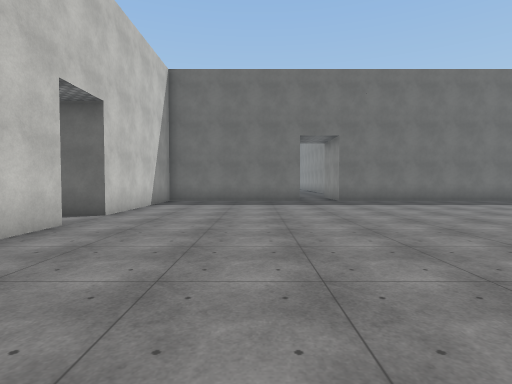
View 1 (above)

24 first-person views from a walk through a Unity game level. The camera is 1.5 m above the floor, tilts 2° down and sees 80° across. Doors are open. The floor is counted in squares, 2 m on a side. Each view is taken from the middle of a square. On the plan, view 1 faces up. The plan holds only what a view shows up to about 10 squares ahead; the rest is blank. The place goes on beyond the plan. The player character is not drawn. Surface patterns are stand-ins for the level's own textures.

View 2
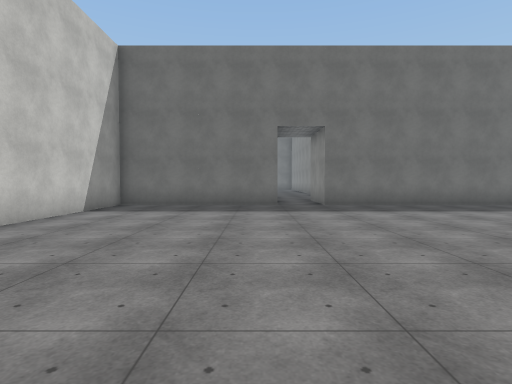

View 3
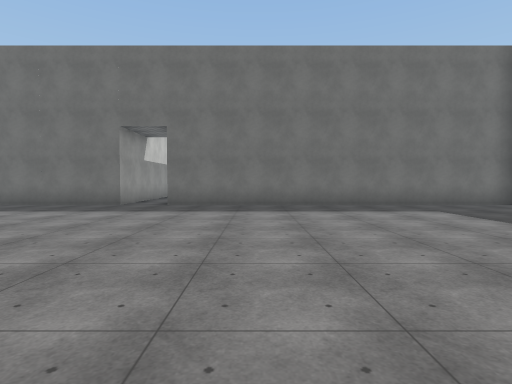

View 4
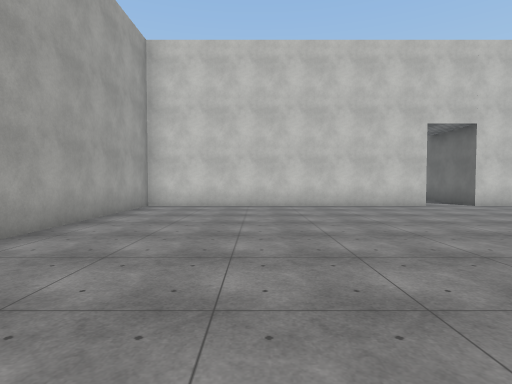

View 5
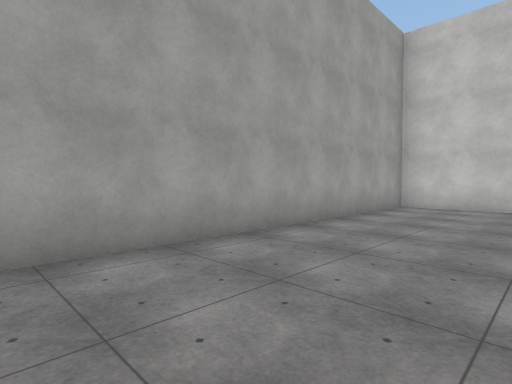

View 6
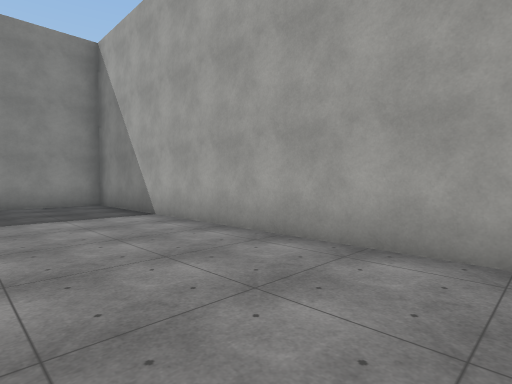

View 7
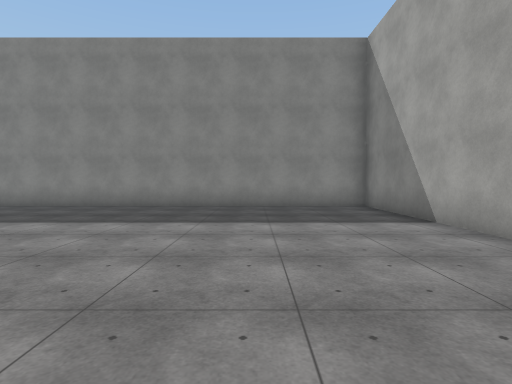

View 8
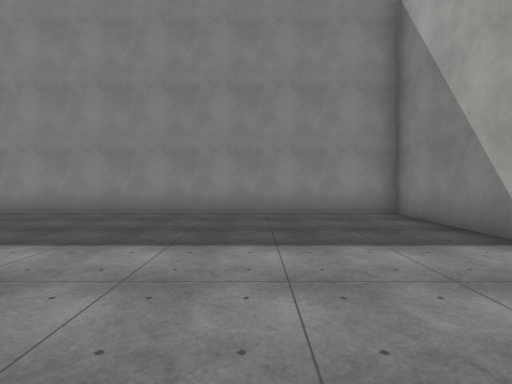

View 9
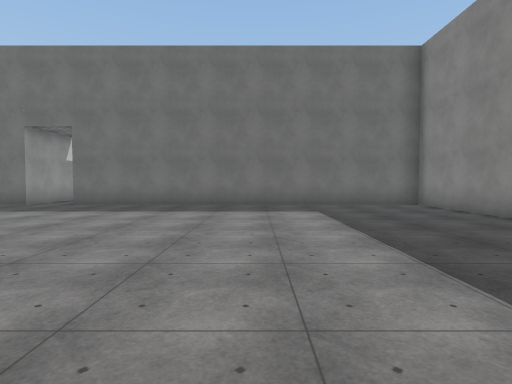

View 10
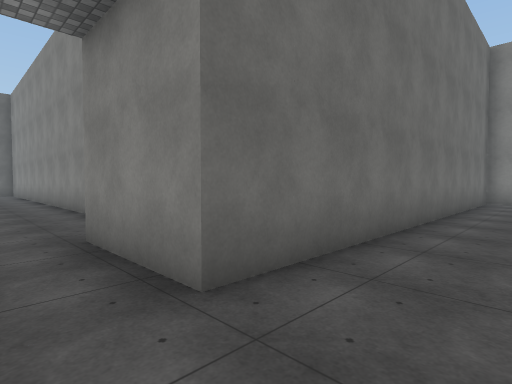

View 11
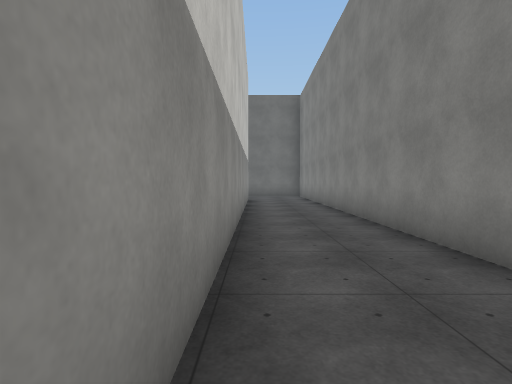

View 12
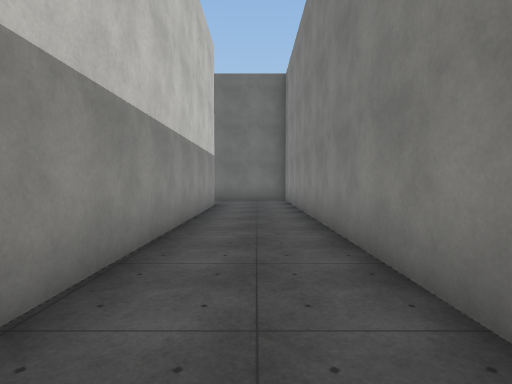

View 13
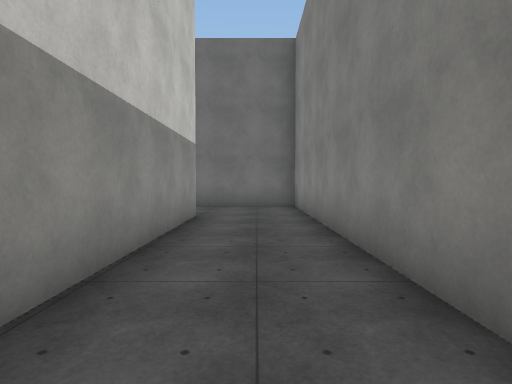

View 14
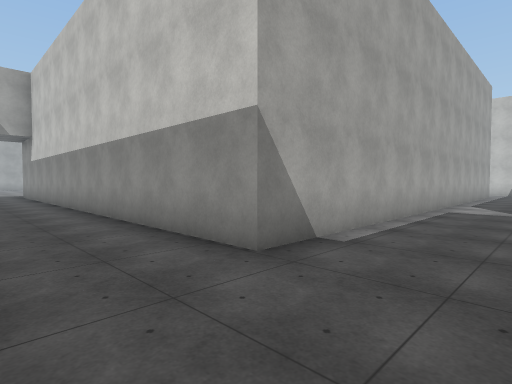

View 15
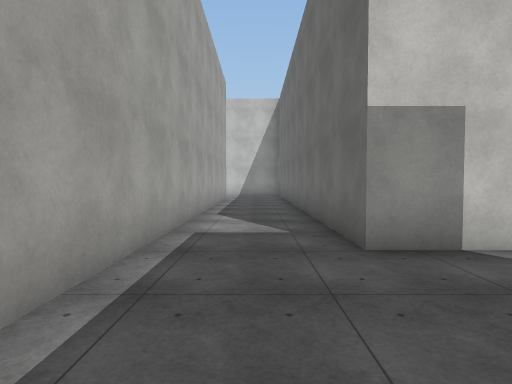

View 16
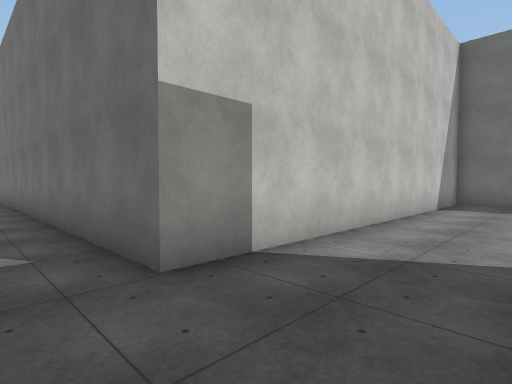

View 17
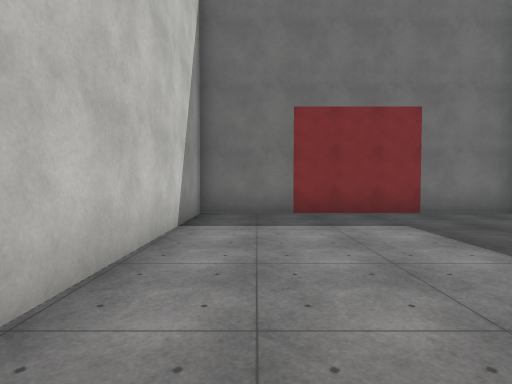

View 18
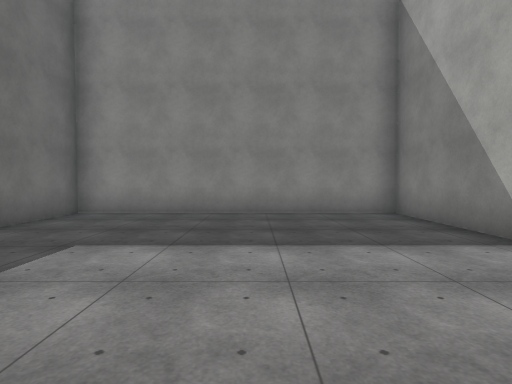

View 19
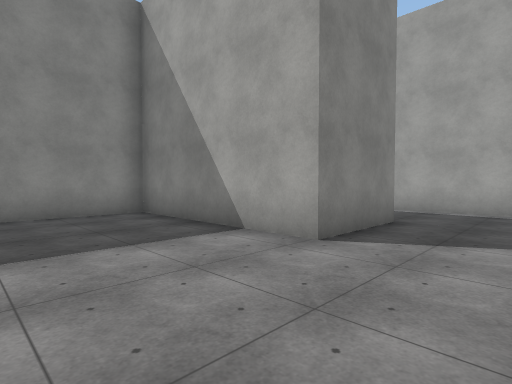

View 20
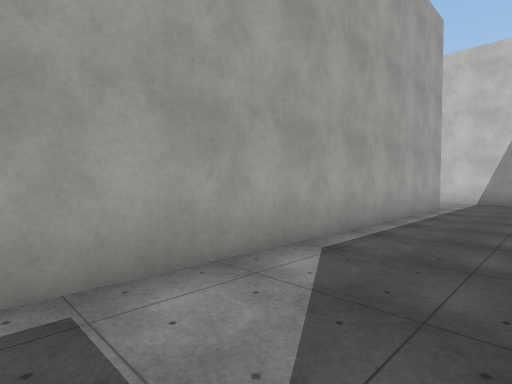

View 21
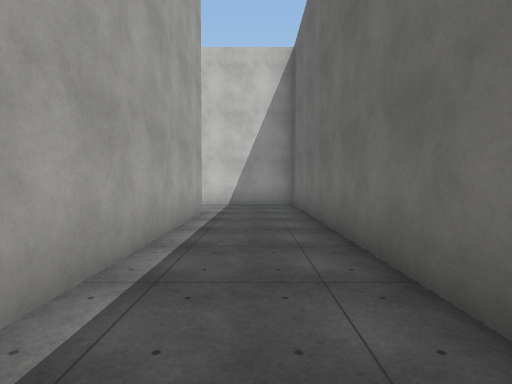

View 22
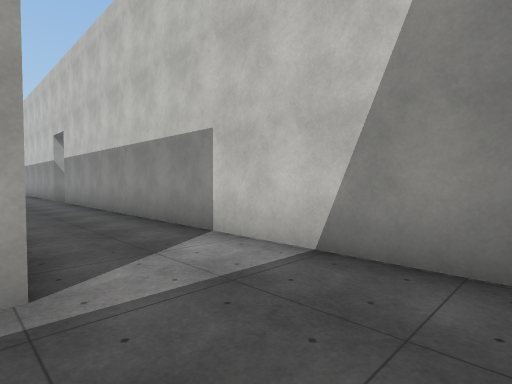

View 23
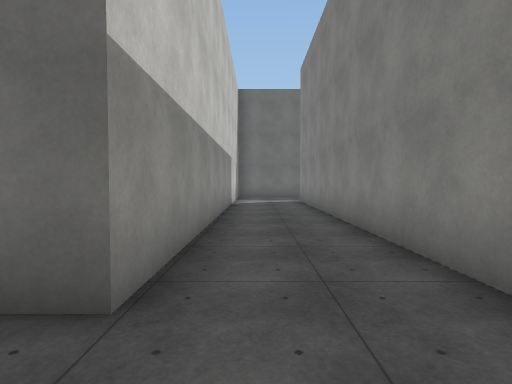

View 24
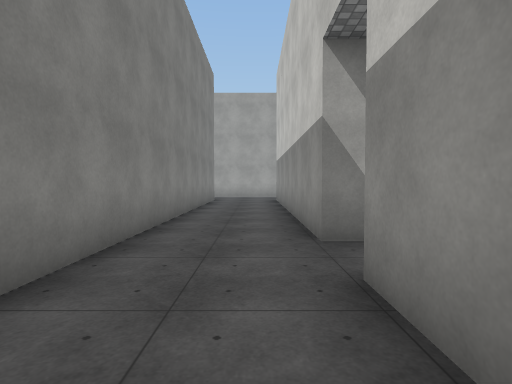

### Floor plan
Points are (right, up) in squares from view 1. A wall is a line through its corners. A room is listed if a view was taken in it or the views show most of it. See-through windows are left out.
Room 1 (views 1, 2, 3, 4, 5, 6, 7, 8, 9, 10)
walls: (1.7, 11.7) (-3.3, 11.7) (-3.3, 6.7) (-4.4, 6.7); (-3.3, 5.2) (-3.3, -3.3) (14.2, -3.3) (14.2, 11.7) (3.2, 11.7)
ways out: open door at (-3.5, 6) to room 2; open door at (2.5, 12) to room 2
Room 2 (views 11, 12, 13, 14, 15, 16, 17, 18, 19, 20, 21, 22, 23, 24)
walls: (-0.8, 29.1) (-0.8, 31.7) (4.2, 31.7) (4.2, 39.2) (-3.3, 39.2) (-3.3, 29.2) (-15.8, 29.2) (-15.8, 16.7); (-13.4, 26.7) (1.7, 26.7) (1.7, 14.2); (4.2, 16.5) (4.2, 29.2) (1.1, 29.2); (-15.8, 15.2) (-15.8, 9); (3.2, 11.7) (3.2, 14.2); (-13.3, 9) (-13.3, 24.9)
ways out: open door at (-3.5, 6) to room 1; open door at (2.5, 12) to room 1; open door at (-16, 16)

Positions as (right, up) in squares from view 1, and headings:
1: (0, 0), facing up
2: (1, 2), facing up
3: (6, 2), facing up
4: (6, 0), facing left
5: (6, 0), facing down-left
6: (4, 0), facing down-right
7: (5, 0), facing right
8: (7, 0), facing right
9: (9, 2), facing up
10: (2, 10), facing up-right
11: (2, 14), facing up
12: (3, 17), facing up
13: (3, 20), facing up
14: (4, 29), facing down-left
15: (0, 28), facing left
16: (-1, 28), facing up-left
17: (-2, 32), facing up
18: (-3, 35), facing right
19: (-3, 35), facing down-right
20: (-4, 29), facing down-left
21: (-6, 28), facing left
22: (-13, 29), facing down-left
23: (-15, 15), facing up
24: (-15, 19), facing down
